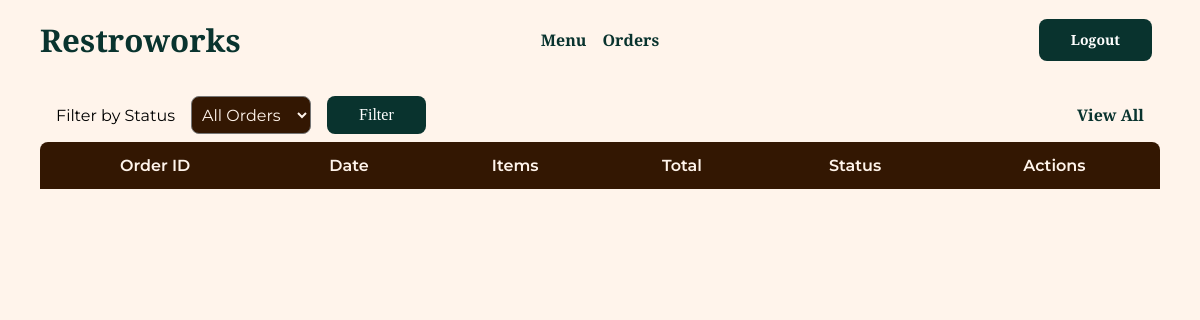
/orders/view/all (signed in), run on an earlier commit of the app's database.
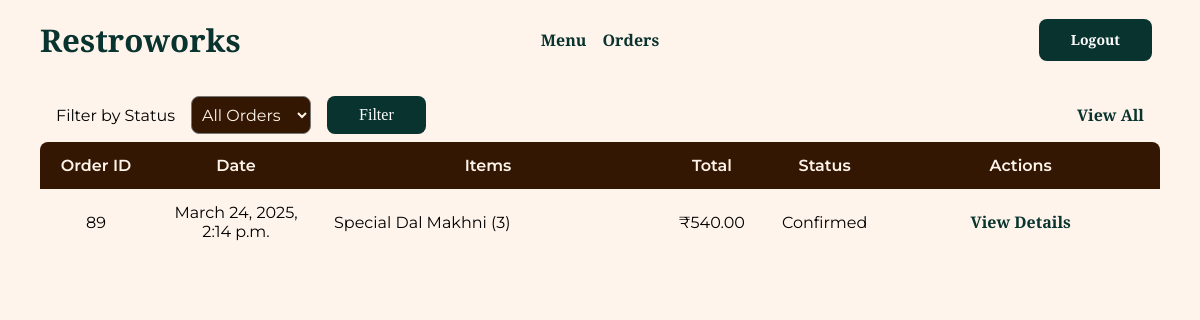
And on a later commit of the database.
### orders/models.py (models this page shows, shortened)
class Order(models.Model):
    customer = models.ForeignKey(
        Customer, on_delete=models.CASCADE, related_name="orders"
    )
    status = models.IntegerField(choices=STATUS_CHOICES, default=1)
    total_price = models.DecimalField(max_digits=10, decimal_places=2, default=0.00)
    created_at = models.DateTimeField(auto_now_add=True)
    updated_at = models.DateTimeField(auto_now=True)

class OrderItem(models.Model):
    order = models.ForeignKey(Order, on_delete=models.CASCADE, related_name="items")
    menu_item = models.ForeignKey(MenuItem, on_delete=models.CASCADE)
    quantity = models.IntegerField()
    price = models.DecimalField(max_digits=10, decimal_places=2, default=0.00)

### menu/models.py (models this page shows)
class MenuItem(models.Model):
    name = models.CharField(max_length=100)
    description = models.TextField(max_length=500)
    image = models.ImageField(
        upload_to="menu/menu_items/",
        validators=[validate_image],
        help_text="Please upload an image with equal height and width.",
        null=True,
        blank=True,
        default="menu/default.png",
    )
    rating = models.FloatField(default=0.0, blank=True)
    price = models.DecimalField(max_digits=10, decimal_places=2)
    created_at = models.DateTimeField(auto_now_add=True)
    updated_at = models.DateTimeField(auto_now=True)  # to track item changes
    def __str__(self):
        return f"{self.name}"

### orders/views.py (the view)
# urls.py: path("view/all", login_required(views.OrderListView.as_view()), name="list_orders"),
class OrderListView(ListView):
    template_name = "order_list.html"
    model = Order
    context_object_name = "orders"
    def get_queryset(self):
        user = self.request.user
        status = self.request.GET.get("status")
        if user.is_staff:
            queryset = Order.objects.all()
        else:
            queryset = Order.objects.filter(customer__user=user)
        if status:
            queryset = queryset.filter(status=status)
        return queryset.order_by("-created_at")

### orders/templates/order_list.html (shortened to what this page needs)
{% extends "base.html" %}
{% block content %}
<form class="select-order-status-form" method="get" autocomplete="off" id="main-form" enctype="multipart/form-data">
    <div class="input-box order-status-input">
        <label for="id_status" style="display: grid; place-content: center; font-size: 1rem">Filter by Status</label>
        <select name="status" id="id_status">
            <option value="" {% if not request.GET.status %}selected{% endif %}>All Orders</option>
        </select>
        <button type="submit" class="btn-primary clr-1 order-status-button">Filter</button>
    </div>
    <a href="/orders/view/all">View All</a>
</form>
<div class="table-holder">
    <table class="query-table">
        <thead>
            <tr>
                <th>Order ID</th>
                <th>Date</th>
                <th>Items</th>
                <th>Total</th>
                <th>Status</th>
                <th>Actions</th>
            </tr>
        </thead>
        <tbody>
            {% for order in orders %}
            <tr>
                <td class="order-id">{{ order.id }}</td>
                <td class="order-date">{{ order.created_at }}</td>
                <td class="order-items">
                    <div class="item-overview">
                        {% for item in order.items.all %}
                        {{ item.menu_item }} ({{ item.quantity }}){% if not forloop.last %}, {% endif %}
                        {% endfor %}
                    </div>
                </td>
                <td class="order-total">₹{{ order.total_price }}</td>
                <td class="order-status">{{ order.get_status_display }}</td>
                <td class="order-actions">
                    <a href="/orders/view/{{ order.id }}" class="order-actions">View Details</a>
                </td>
            </tr>
            {% endfor %}
        </tbody>
    </table>
</div>
{% endblock content %}

### templates/base.html (shortened to what this page needs)
{% load static %}
<!DOCTYPE html>
<html lang="en">
  <head>
    <link rel="stylesheet" href="{% static 'css/styles.css' %}" />
  </head>
  <body>
    {% include "components/navbar.html" with title="Restroworks" %}
    {% block precontent %}
    <div class="spacer"></div>
    {% endblock precontent %}
    <main class="main-content container">
      {% block content %}
      {% endblock content %}
    </main>
    <div class="spacer"></div>
  </body>
</html>

### templates/components/navbar.html (shortened to what this page needs)
{% load static %}
<header class="header">
  <div class="header-content container">
    <div class="navbar-logo">
      <a href="/">
        <h3 class="navbar-title">{{ title }}</h3>
      </a>
    </div>
    <div class="navbar-links">
      <a href="/menu/view/all">Menu</a>
      <a href="/orders/view/all">Orders</a>
    </div>
    <div class="buttons">
      {% if not user.is_authenticated %}
      <a href="/accounts/login/">
        {% include "components/button.html" with button_type="submit" button_style="btn-primary" button_text="Login" button_colour="1" %}
      </a>
      {% elif  user.is_authenticated %}
        <a href="/accounts/logout">
          {% include "components/button.html" with button_type="submit" button_style="btn-primary" button_text="Logout" button_colour="1" %}
        </a>
      {% endif %}
    </div>
  </div>
</header>

### templates/components/button.html
<button type="{{ button_type }}"class="{{ button_style }} clr-{{ button_colour }}">{{ button_text }}</button>

### static/css/styles.css (style rules this page uses)
* { margin: 0; padding: 0; box-sizing: border-box; }
:root { --text: #09332e; --background: #fff4eb; --primary: #09332e; --secondary: #331702; --accent: #167a6d; --secondary-accent: #7d3804; }
body { font-family: "Montserrat"; font-weight: 400; background-color: var(--background); }
h1, h2, h3, h4, h5 { font-family: "Libre Baskerville"; font-weight: 700; }
html { font-size: 100%; }
h3 { font-size: 1.954rem; }
.container { max-width: 1120px; margin-inline: auto; }
.header { position: fixed; width: 100%; height: 5rem; display: flex; align-items: center; justify-content: center; background-color: var(--background); }
.header-content { width: 100%; display: flex; align-items: center; justify-content: space-between; position: relative; }
.navbar-logo { display: flex; align-items: center; gap: 0.5rem; }
.navbar-title { color: var(--primary); }
.navbar-links { position: absolute; left: 50%; transform: translateX(-50%); display: flex; align-items: center; gap: 1rem; }
a:link, a:visited { text-decoration: none; color: var(--primary); font-family: "Libre Baskerville"; font-weight: 700; font-size: 1rem; }
.spacer { width: 100%; height: 6rem; }
.main-content { width: 100%; display: flex; align-items: center; justify-content: center; margin-bottom: 16px; flex-direction: column; }
.input-box { display: flex; flex-direction: column; margin: 8px; }
.table-holder { width: 100%; }
.query-table { min-width: 100%; border-collapse: collapse; }
.query-table th:first-child { border-radius: 8px 0 0 0; }
.query-table th:last-child { border-radius: 0 8px 0 0; }
.query-table th { background-color: var(--secondary); padding: 14px; color: var(--background); font-weight: 600; }
.query-table tr:last-child td:first-child { border-radius: 0 0 0 8px; }
.query-table tr:last-child td:last-child { border-radius: 0 0 8px 0; }
.query-table td { text-align: center; padding: 14px; }
td.order-items { text-align: left; width: 30%; }
.order-id { width: 10%; }
.order-date { width: 15%; }
.order-status, .order-total { width: 10%; }
.btn-primary, .btn-secondary { color: white; background-color: var(--primary); font-weight: 900; font-family: "Libre Baskerville"; border-radius: 0.5rem; font-size: 0.875rem; line-height: 2rem; padding-left: 2rem; padding-right: 2rem; padding-top: 0.3rem; padding-bottom: 0.3rem; cursor: pointer; text-align: center; align-items: center; border: none; }
.buttons { display: flex; align-items: center; justify-content: center; margin: 8px; gap: 1rem; }
select { font-family: "Montserrat"; padding: 6px; background: var(--secondary); color: var(--background); border-radius: 8px; font-size: 1rem; }
.order-status-input { margin: 0; flex-direction: row; gap: 1rem; justify-content: flex-start; }
.order-status-button { font-weight: 400; font-size: 1rem; height: 100%; padding-top: 3px; padding-bottom: 3px; }
form.select-order-status-form { display: flex; width: 100%; margin-bottom: 8px; justify-content: space-between; align-items: center; padding-inline: 1rem; }
form.select-order-status-form a { display: grid; place-content: center; }

What changed in the data, as far as the page shows it:
added Order: id "89", created_at "March 24, 2025, 2:14 p.m.", total_price "540.00", status "Confirmed"
added OrderItem: menu_item "Special Dal Makhni", quantity "3"
